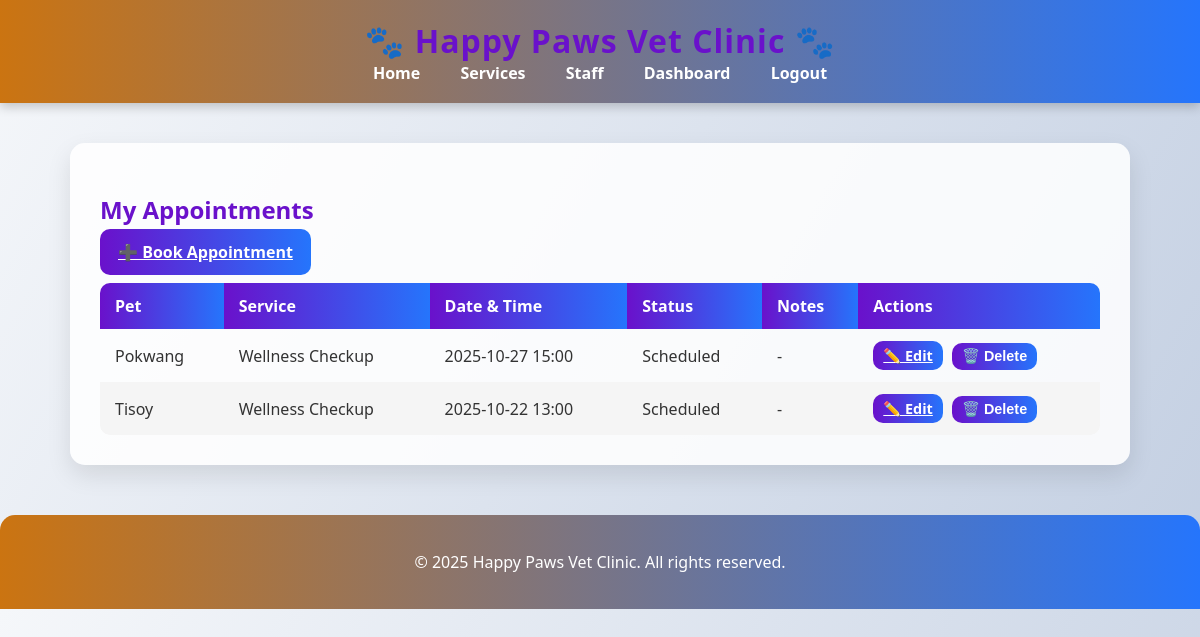
The page /appointments (signed in) on the database its author committed.
### app.py (models this page shows)
class Appointment(db.Model):
    id = db.Column(db.Integer, primary_key=True)
    pet_id = db.Column(db.Integer, db.ForeignKey('pet.id'), nullable=False)
    owner_id = db.Column(db.Integer, db.ForeignKey('user.id'), nullable=False)
    service = db.Column(db.String(120), nullable=False)
    scheduled_at = db.Column(db.DateTime, nullable=False)
    notes = db.Column(db.Text)
    status = db.Column(db.String(30), default='Scheduled')

class Pet(db.Model):
    id = db.Column(db.Integer, primary_key=True)
    name = db.Column(db.String(80), nullable=False)
    breed = db.Column(db.String(80))
    age = db.Column(db.Integer)
    medical_history = db.Column(db.Text)
    owner_id = db.Column(db.Integer, db.ForeignKey('user.id'), nullable=False)
    appointments = db.relationship('Appointment', backref='pet', lazy=True, cascade="all, delete")

### app.py (the view)
@app.route('/appointments')
@login_required
def appointments_list():
    appts = Appointment.query.filter_by(owner_id=current_user.id).all()
    return render_template('appointments.html', appointments=appts)

### app.py (called while the page is built)
@login_manager.user_loader
def load_user(user_id):
    return User.query.get(int(user_id))

@app.before_request
def create_tables_once():
    if not getattr(app, 'db_initialized', False):
        db.create_all()
        app.db_initialized = True

### templates/appointments.html
{% extends "base.html" %}
{% block content %}
<h2>My Appointments</h2>
<a href="{{ url_for('appointment_new') }}" class="btn btn-primary mb-3">➕ Book Appointment</a>
{% if appointments %}
<table class="table table-striped table-hover">
    <thead class="table-dark">
        <tr>
            <th>Pet</th>
            <th>Service</th>
            <th>Date & Time</th>
            <th>Status</th>
            <th>Notes</th>
            <th>Actions</th>
        </tr>
    </thead>
    <tbody>
        {% for a in appointments %}
        <tr>
            <td>{{ a.pet.name }}</td>
            <td>{{ a.service }}</td>
            <td>{{ a.scheduled_at.strftime('%Y-%m-%d %H:%M') }}</td>
            <td>{{ a.status }}</td>
            <td>{{ a.notes or '-' }}</td>
            <td>
                <a href="{{ url_for('appointment_edit', id=a.id) }}" class="btn btn-sm btn-primary me-1">✏️ Edit</a>
                <form action="{{ url_for('appointment_delete', id=a.id) }}" method="POST" style="display:inline;">
                    <button type="submit" class="btn btn-sm btn-danger"
                            onclick="return confirm('Are you sure you want to cancel this appointment?')">🗑️ Delete</button>
                </form>
            </td>
        </tr>
        {% endfor %}
    </tbody>
</table>
{% else %}
<p>No appointments yet. <a href="{{ url_for('appointment_new') }}">Book one now</a>.</p>
{% endif %}
{% endblock %}

### static/style.css (style rules this page uses)
body { font-family: 'Segoe UI', Tahoma, Geneva, Verdana, sans-serif; margin: 0; padding: 0; background: linear-gradient(120deg, #f5f7fa, #c3cfe2); color: #333; }
h1, h2, h3 { color: #6a11cb; font-weight: 700; margin-bottom: 15px; }
form { display: flex; flex-direction: column; gap: 15px; }
.btn { background: linear-gradient(90deg, #6a11cb, #2575fc); color: white; border: none; padding: 12px 18px; border-radius: 10px; cursor: pointer; font-weight: 600; transition: all 0.3s ease; }
.btn-sm { padding: 5px 10px; font-size: 0.9rem; }
table { width: 100%; border-collapse: collapse; margin-top: 20px; border-radius: 10px; overflow: hidden; }
th, td { padding: 12px 15px; text-align: left; }
th { background: linear-gradient(90deg, #6a11cb, #2575fc); color: white; }
tr:nth-child(even) { background-color: #f5f5f5; }
td form, td a { display: inline-block; }
td a.btn-sm { margin-right: 5px; }

### rows shown on the page
Appointment: pet.name "Pokwang", service "Wellness Checkup", scheduled_at "2025-10-27 15:00", status "Scheduled", notes "-"
Appointment: pet.name "Tisoy", service "Wellness Checkup", scheduled_at "2025-10-22 13:00", status "Scheduled", notes "-"
